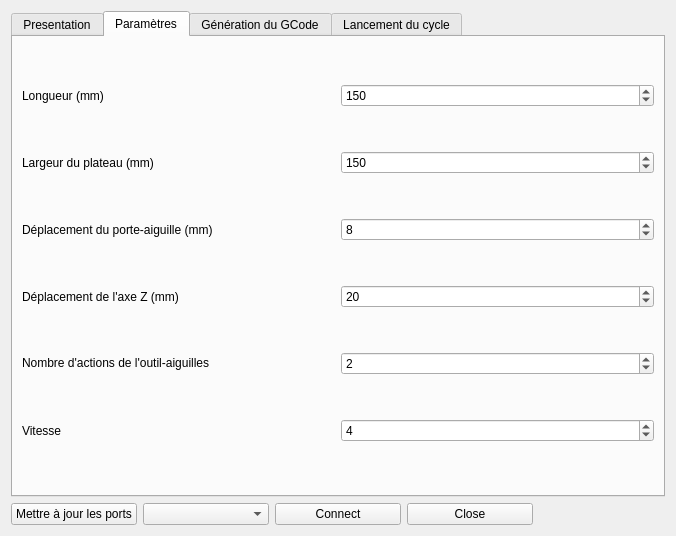
<?xml version="1.0" encoding="UTF-8"?>
<ui version="4.0">
 <class>Form</class>
 <widget class="QWidget" name="Form">
  <property name="geometry">
   <rect>
    <x>0</x>
    <y>0</y>
    <width>676</width>
    <height>536</height>
   </rect>
  </property>
  <property name="windowTitle">
   <string>Form</string>
  </property>
  <layout class="QGridLayout" name="gridLayout">
   <item row="2" column="0">
    <widget class="QPushButton" name="pb_refreshPorts">
     <property name="text">
      <string>Mettre à jour les ports</string>
     </property>
    </widget>
   </item>
   <item row="2" column="3">
    <widget class="QPushButton" name="pb_closePort">
     <property name="text">
      <string>Close</string>
     </property>
    </widget>
   </item>
   <item row="2" column="2">
    <widget class="QPushButton" name="pb_openPort">
     <property name="text">
      <string>Connect</string>
     </property>
    </widget>
   </item>
   <item row="2" column="1">
    <widget class="QComboBox" name="cb_ports"/>
   </item>
   <item row="2" column="4">
    <widget class="QLabel" name="lbl_status">
     <property name="text">
      <string/>
     </property>
    </widget>
   </item>
   <item row="1" column="0" colspan="5">
    <widget class="QTabWidget" name="tabWidget">
     <property name="currentIndex">
      <number>1</number>
     </property>
     <widget class="QWidget" name="tab">
      <attribute name="title">
       <string>Presentation</string>
      </attribute>
     </widget>
     <widget class="QWidget" name="tab_2">
      <attribute name="title">
       <string>Paramètres</string>
      </attribute>
      <layout class="QGridLayout" name="gridLayout_4">
       <item row="0" column="0">
        <widget class="QLabel" name="label">
         <property name="text">
          <string>Longueur (mm)</string>
         </property>
        </widget>
       </item>
       <item row="0" column="1">
        <widget class="QSpinBox" name="sb_y">
         <property name="maximum">
          <number>300</number>
         </property>
         <property name="value">
          <number>150</number>
         </property>
        </widget>
       </item>
       <item row="1" column="0">
        <widget class="QLabel" name="label_2">
         <property name="text">
          <string>Largeur du plateau (mm)</string>
         </property>
        </widget>
       </item>
       <item row="1" column="1">
        <widget class="QSpinBox" name="sb_x">
         <property name="minimum">
          <number>0</number>
         </property>
         <property name="maximum">
          <number>300</number>
         </property>
         <property name="value">
          <number>150</number>
         </property>
        </widget>
       </item>
       <item row="2" column="0">
        <widget class="QLabel" name="label_3">
         <property name="text">
          <string>Déplacement du porte-aiguille (mm)</string>
         </property>
        </widget>
       </item>
       <item row="2" column="1">
        <widget class="QSpinBox" name="sb_step">
         <property name="value">
          <number>8</number>
         </property>
        </widget>
       </item>
       <item row="3" column="0">
        <widget class="QLabel" name="label_4">
         <property name="text">
          <string>Déplacement de l'axe Z (mm)</string>
         </property>
        </widget>
       </item>
       <item row="3" column="1">
        <widget class="QSpinBox" name="sb_axis_z">
         <property name="value">
          <number>20</number>
         </property>
        </widget>
       </item>
       <item row="5" column="0">
        <widget class="QLabel" name="label_5">
         <property name="text">
          <string>Vitesse</string>
         </property>
        </widget>
       </item>
       <item row="5" column="1">
        <widget class="QSpinBox" name="sb_speed">
         <property name="maximum">
          <number>6</number>
         </property>
         <property name="value">
          <number>4</number>
         </property>
        </widget>
       </item>
       <item row="4" column="0">
        <widget class="QLabel" name="label_6">
         <property name="sizePolicy">
          <sizepolicy hsizetype="Preferred" vsizetype="Maximum">
           <horstretch>0</horstretch>
           <verstretch>0</verstretch>
          </sizepolicy>
         </property>
         <property name="text">
          <string>Nombre d'actions de l'outil-aiguilles </string>
         </property>
        </widget>
       </item>
       <item row="4" column="1">
        <widget class="QSpinBox" name="sb_passages">
         <property name="maximum">
          <number>20</number>
         </property>
         <property name="value">
          <number>2</number>
         </property>
        </widget>
       </item>
      </layout>
     </widget>
     <widget class="QWidget" name="tab_3">
      <attribute name="title">
       <string>Génération du GCode</string>
      </attribute>
      <layout class="QGridLayout" name="gridLayout_2">
       <item row="0" column="0">
        <widget class="QPushButton" name="pb_generateGCode">
         <property name="text">
          <string>Générer le GCode</string>
         </property>
        </widget>
       </item>
       <item row="1" column="0">
        <widget class="QPlainTextEdit" name="pte_displayGCode"/>
       </item>
      </layout>
     </widget>
     <widget class="QWidget" name="tab_4">
      <attribute name="title">
       <string>Lancement du cycle</string>
      </attribute>
      <layout class="QGridLayout" name="gridLayout_3">
       <item row="0" column="1">
        <widget class="QPushButton" name="pb_start">
         <property name="text">
          <string>Lancer</string>
         </property>
        </widget>
       </item>
       <item row="0" column="0">
        <widget class="QPushButton" name="pb_clear">
         <property name="text">
          <string>effacer</string>
         </property>
        </widget>
       </item>
       <item row="1" column="0" colspan="2">
        <widget class="QPlainTextEdit" name="pte_generateGCode"/>
       </item>
      </layout>
     </widget>
    </widget>
   </item>
  </layout>
 </widget>
 <resources/>
 <connections/>
</ui>
